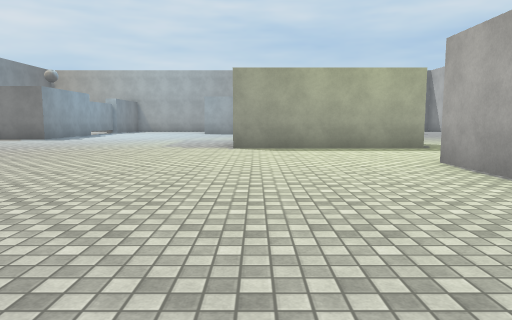
View 1 (above)

22 first-person views from a walk through a Unity game level. The camera is 1.3 m above the floor, tilts 6° down and sees 70° across. The floor is counted in squares, 2 m on a side. Each view is taken from the middle of a square. On the plan, view 1 faces up. The plan holds only what a view shows up to about 11 squares ahead; the rest is blank. The player is left out. Surface patterns are stand-ins for the level's own textures.

View 2
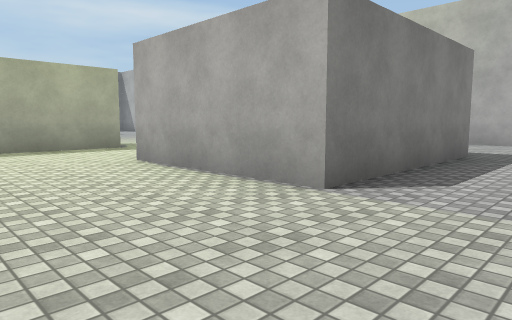

View 3
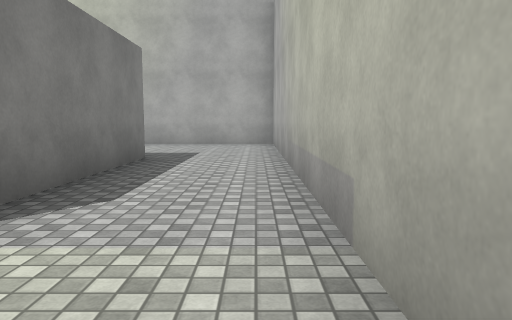

View 4
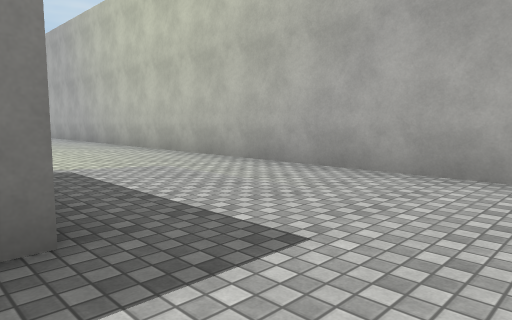

View 5
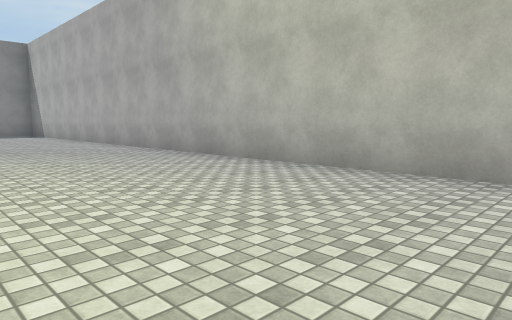

View 6
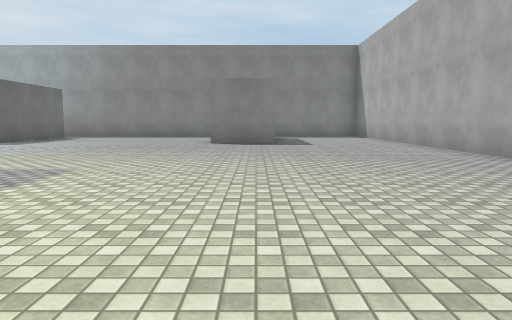

View 7
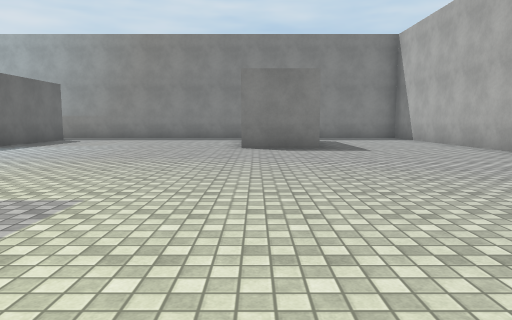

View 8
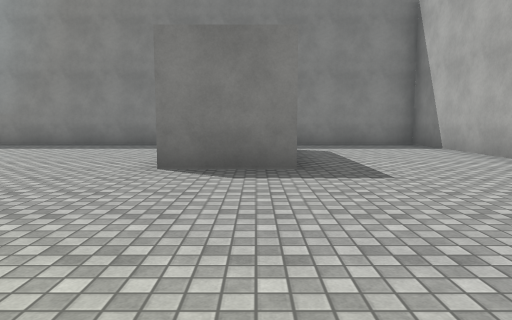

View 9
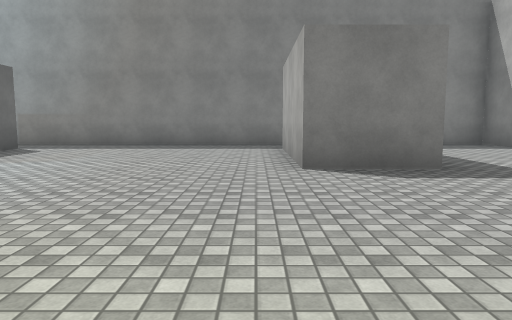

View 10
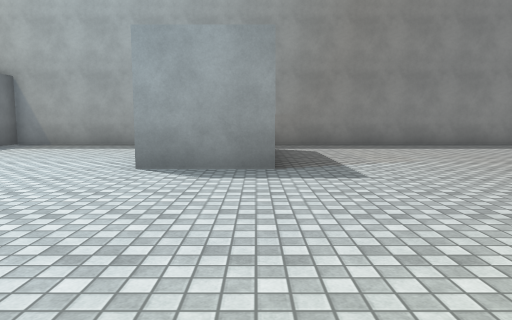

View 11
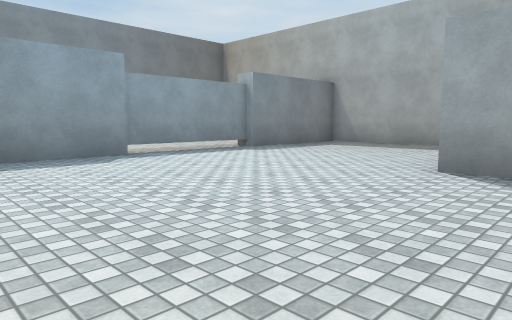

View 12
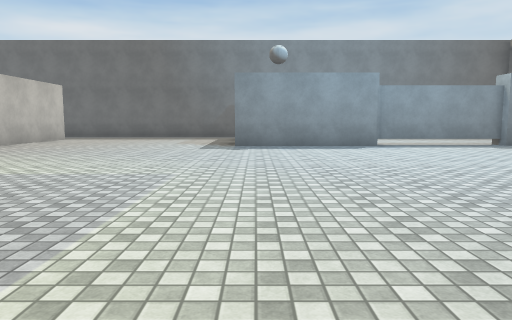

View 13
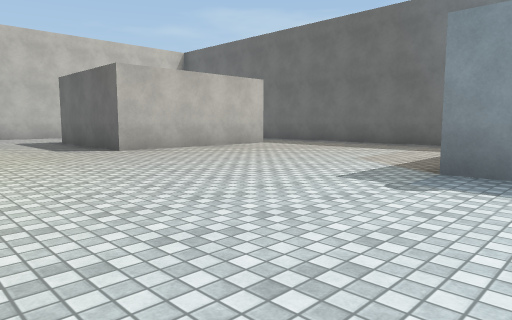

View 14
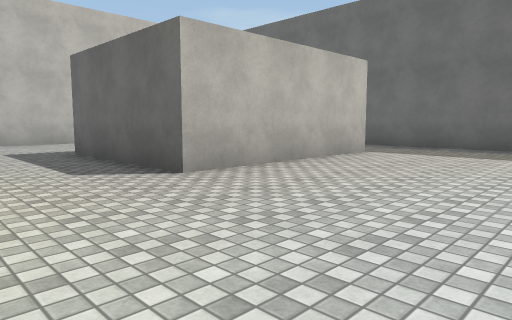

View 15
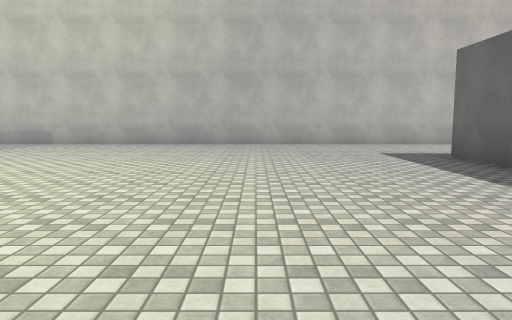

View 16
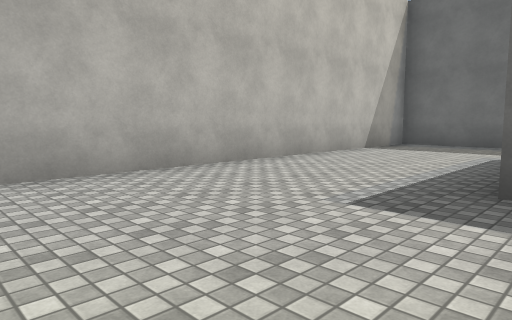

View 17
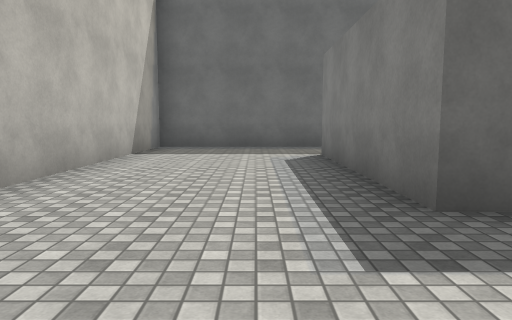

View 18
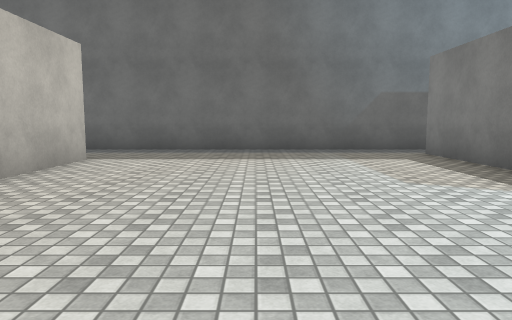

View 19
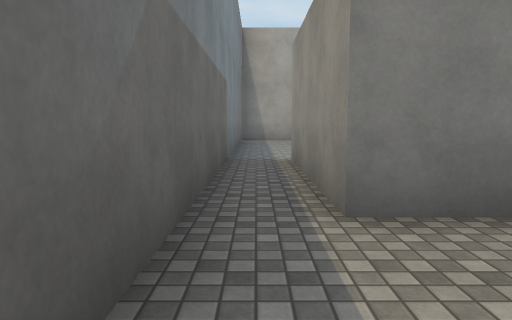

View 20
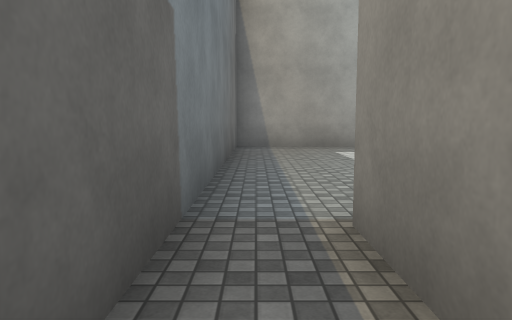

View 21
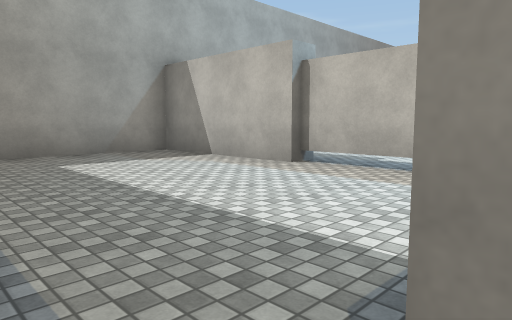

View 22
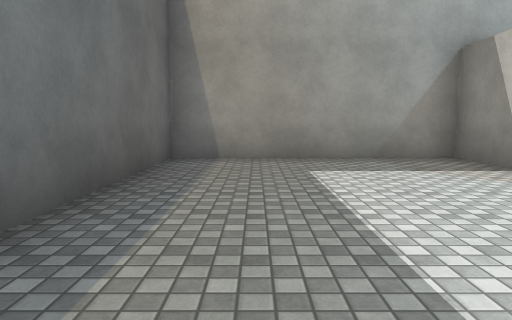

### Floor plan
Key: @ floor where view 1 was taken; # wall or solid block; . floor; T thing the floor can be seen under or through.
Columns run from 14 left of view 1 to 12 right of it. Each row starts with its distance up from view 1.
 25 ##########  ###############
 24 #.....#.... ......... ....#
 23 #.....#....  ........ ....#
 22 #.....#....  #......# ....#
 21 #.....T..... #......# ....#
 20 #.....T..... #......# ....#
 19 #.....T.....##......##....#
 18 #.....T...................#
 17 #.#   #...................#
 16 #.#   #...................#
 15 #.#   #...................#
 14 #.#####...................#
 13 #............... .........#
 12 #..............   ........#
 11 #.............     .......#
 10 #.............     .......#
  9 #.............##### ......#
  8 #..................  .....#
  7 #..#####...........  .....#
  6 #.     #..........   .....#
  5 #      #.........#    ....#
  4 #. #####.........#    ....#
  3 #................#    ....#
  2 #................#####....#
  1 #.........................#
  0 #.............@...........#
 -1 ###########################

Positions as (right, up) in squares from view 1, and headings:
1: (0, 0), facing up
2: (0, 0), facing up-right
3: (1, 0), facing right
4: (7, 0), facing up-right
5: (7, 6), facing up-right
6: (7, 8), facing up
7: (6, 10), facing up
8: (7, 14), facing up
9: (5, 14), facing up
10: (-1, 14), facing up
11: (-1, 14), facing up-left
12: (2, 14), facing left
13: (-3, 15), facing down-left
14: (-4, 11), facing down-left
15: (-3, 10), facing down
16: (-3, 4), facing down-left
17: (-4, 2), facing left
18: (-5, 10), facing left
19: (-13, 11), facing up
20: (-13, 15), facing up
21: (-13, 17), facing up-right
22: (-12, 18), facing up
